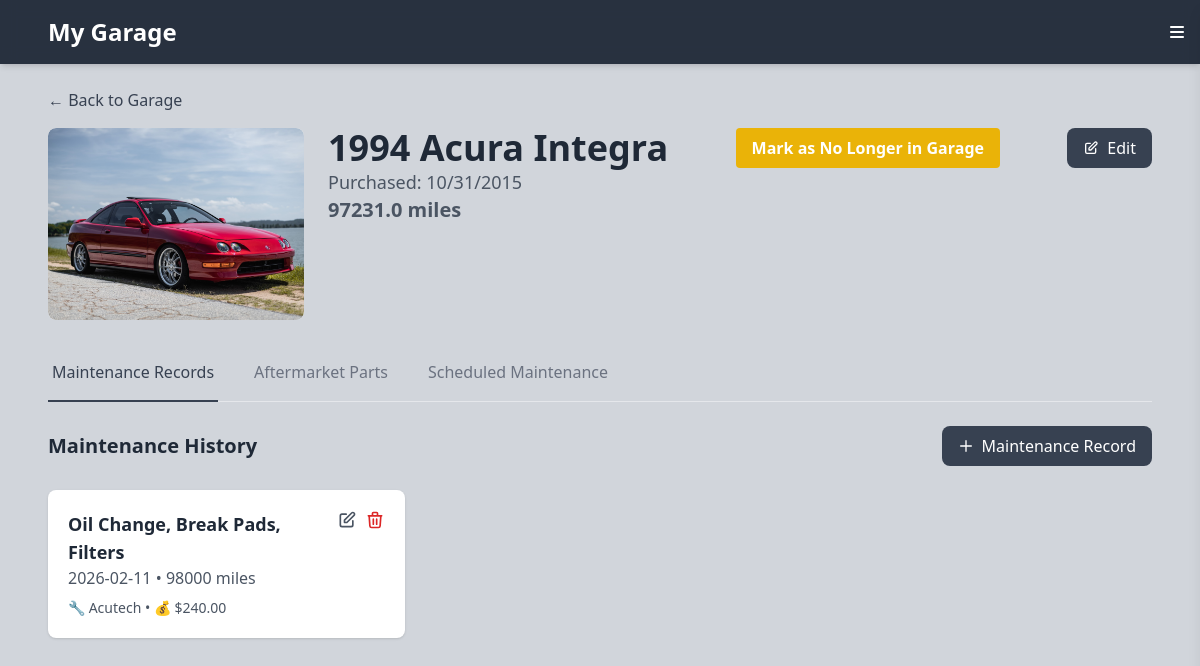
Screenshot of /car/8 (signed in) with the database file from the repository.
### tables this page shows
CREATE TABLE cars (
                id INTEGER PRIMARY KEY AUTOINCREMENT,
                user_id INTEGER NOT NULL,
                vehicle_type TEXT NOT NULL DEFAULT 'Car',
                make TEXT NOT NULL,
                model TEXT NOT NULL,
                year INTEGER NOT NULL,
                image_path TEXT,
                status TEXT NOT NULL DEFAULT 'active' CHECK (status IN ('active', 'past')),
                reason TEXT, hours REAL, miles REAL, purchase_date DATE, sell_date DATE,
                FOREIGN KEY (user_id) REFERENCES users(id) ON DELETE CASCADE
            );

CREATE TABLE maintenance_records (
                id INTEGER PRIMARY KEY AUTOINCREMENT,
                car_id INTEGER NOT NULL,
                date TEXT NOT NULL,
                mileage INTEGER,
                service_type TEXT NOT NULL,
                description TEXT,
                cost REAL,
                shop_name TEXT,
                FOREIGN KEY (car_id) REFERENCES cars (id) ON DELETE CASCADE
            );

### app.py (the view)
@app.route("/car/<int:car_id>")
@login_required
def car_detail(car_id):
    conn = get_db_connection()
    conn.row_factory = sqlite3.Row  # This makes rows accessible by column name
    car = conn.execute('''
        SELECT * FROM cars
        WHERE id = ? AND user_id = ?
    ''', (car_id, session['user_id'])).fetchone()
    if car is None:
        conn.close()
        abort(404)
    maintenance = conn.execute('''
        SELECT * FROM maintenance_records
        WHERE car_id = ?
        ORDER BY date DESC
    ''', (car_id,)).fetchall()
    parts = conn.execute('''
        SELECT * FROM aftermarket_parts
        WHERE car_id = ?
        ORDER BY install_date DESC
    ''', (car_id,)).fetchall()
    scheduled = conn.execute('''
        SELECT * FROM scheduled_maintenance
        WHERE car_id = ?
        ORDER BY due_date ASC
    ''', (car_id,)).fetchall()
    conn.close()
    return render_template("car_detail.html", car=car, maintenance=maintenance, parts=parts, scheduled=scheduled)

### app.py (called while the page is built)
def get_db_connection():
    conn = sqlite3.connect('cars.db')
    conn.row_factory = sqlite3.Row
    return conn

def login_required(f):
    @wraps(f)
    def decorated_function(*args, **kwargs):
        if 'user_id' not in session:
            return redirect(url_for('login', next=request.url))
        return f(*args, **kwargs)
    return decorated_function

### templates/car_detail.html (shortened to what this page needs)
{% extends "base.html" %}
{% block content %}
<div class="mb-6">
    <a href="{{ url_for('cars') }}" class="text-gray-700 hover:text-gray-900 mb-4 inline-block">
        ← Back to Garage
    </a>
    <div class="flex items-start gap-6">
        <div class="w-64 h-48 bg-gray-200 rounded-lg overflow-hidden flex-shrink-0">
            {% if car['image_path'] %}
                <img src="{{ url_for('uploaded_file', filename=car['image_path']) }}"
                    alt="{{ car['year'] }} {{ car['make'] }} {{ car['model'] }}"
                    class="w-full h-full object-cover rounded-lg">
            {% else %}
                <div class="w-full h-full bg-gray-200 rounded-lg flex items-center justify-center">
                    <span class="text-gray-400">No image available</span>
                </div>
            {% endif %}
        </div>
        <div class="flex-1">
            <div class="flex items-start justify-between">
                <div>
                    <h1 class="text-4xl font-bold text-gray-800">{{ car['year'] }} {{ car['make'] }} {{ car['model'] }}</h1>
                    {% if car['purchase_date'] %}
                        <p class="text-lg text-gray-600">
                            Purchased: {{ car['purchase_date'][5:7] }}/{{ car['purchase_date'][8:10] }}/{{ car['purchase_date'][0:4] }}
                        </p>                    {% endif %}
                    {% if car['vehicle_type'] == 'Boat' %}
                        {% if car['hours'] %}
                            <h2 class="text-xl font-semibold text-gray-600">{{ car['hours'] }} hours</h2>
                        {% endif %}
                    {% else %}
                        {% if car['miles'] %}
                            <h2 class="text-xl font-semibold text-gray-600">{{ car['miles'] }} miles</h2>
                        {% endif %}
                    {% endif %}
                </div>
                {% if car['status'] == 'active' %}
                    <button onclick="openStatusModal()" class="bg-yellow-500 hover:bg-yellow-600 text-white font-bold py-2 px-4 rounded">
                        Mark as No Longer in Garage
                    </button>
                {% endif %}
                <button onclick="openEditModal()" class="bg-gray-700 text-white px-4 py-2 rounded-lg hover:bg-gray-800 transition flex items-center gap-2">
                    <svg class="w-4 h-4" fill="none" stroke="currentColor" viewBox="0 0 24 24">
                        <path stroke-linecap="round" stroke-linejoin="round" stroke-width="2" d="M11 5H6a2 2 0 00-2 2v11a2 2 0 002 2h11a2 2 0 002-2v-5m-1.414-9.414a2 2 0 112.828 2.828L11.828 15H9v-2.828l8.586-8.586z"></path>
                    </svg>
                    Edit
                </button>
            </div>
        </div>
    </div>
</div>
<div class="border-b border-gray-200 mb-6">
    <nav class="-mb-px flex space-x-8">
        <button onclick="showTab('maintenance')" id="tab-maintenance" class="tab-button border-b-2 border-gray-700 py-4 px-1 text-gray-700 font-medium">
            Maintenance Records
        </button>
        <button onclick="showTab('parts')" id="tab-parts" class="tab-button border-b-2 border-transparent py-4 px-1 text-gray-500 hover:text-gray-700 hover:border-gray-300 font-medium">
            Aftermarket Parts
        </button>
        <button onclick="showTab('scheduled')" id="tab-scheduled" class="tab-button border-b-2 border-transparent py-4 px-1 text-gray-500 hover:text-gray-700 hover:border-gray-300 font-medium">
            Scheduled Maintenance
        </button>
    </nav>
</div>
<div id="content-maintenance" class="tab-content">
    <div class="flex justify-between items-center mb-6">
        <h3 class="text-xl font-bold">Maintenance History</h3>
        <button onclick="openAddMaintenanceModal()" class="bg-gray-700 text-white px-4 py-2 rounded-lg hover:bg-gray-800 transition flex items-center gap-2">
            <svg class="w-4 h-4" fill="none" stroke="currentColor" viewBox="0 0 24 24">
                <path stroke-linecap="round" stroke-linejoin="round" stroke-width="2" d="M12 4v16m8-8H4"></path>
            </svg>
            Maintenance Record
        </button>
    </div>
    {% if maintenance %}
    <div class="grid grid-cols-1 sm:grid-cols-2 lg:grid-cols-3 gap-4">
        {% for record in maintenance %}
        <div class="bg-white rounded-lg shadow p-5 hover:shadow-md transition">
            <div class="flex justify-between items-start">
                <div class="flex-1">
                    <h4 class="text-lg font-bold text-gray-800">{{ record[4] }}</h4>
                    <p class="text-gray-600">
                        {{ record[2] }}{% if record[3] is not none %} • {{ record[3]|int }} miles{% endif %}
                    </p>
                    <div class="mt-2 text-sm text-gray-600">
                        {% if record[7] == 'Self' %}
                            🛠️ Self Service{% if record[6] is not none %} • 💰 ${{ "%.2f"|format(record[6]|float) }}{% endif %}
                        {% elif record[7] %}
                            🔧 {{ record[7] }}{% if record[6] is not none %} • 💰 ${{ "%.2f"|format(record[6]|float) }}{% endif %}
                        {% elif record[6] is not none %}
                            💰 ${{ "%.2f"|format(record[6]|float) }}
                        {% endif %}
                    </div>
                </div>
                <div class="flex gap-2 ml-4">
                    <button class="edit-maintenance-btn text-gray-600 hover:text-gray-800"
                            title="Edit record"
                            data-record-id="{{ record[0] }}"
                            data-date="{{ record[2] }}"
                            data-mileage="{{ record[3] or '' }}"
                            data-service-type="{{ record[4] }}"
                            data-description="{{ record[5] or '' }}"
                            data-cost="{{ record[6] or '' }}"
                            data-shop-name="{{ record[7] or '' }}">
                        <svg class="w-5 h-5" fill="none" stroke="currentColor" viewBox="0 0 24 24">
                            <path stroke-linecap="round" stroke-linejoin="round" stroke-width="2"
                                d="M11 5H6a2 2 0 00-2 2v11a2 2 0 002 2h11a2 2 0 002-2v-5m-1.414-9.414a2 2 0 112.828 2.828L11.828 15H9v-2.828l8.586-8.586z"/>
                        </svg>
                    </button>
                    <a href="{{ url_for('delete_maintenance', car_id=car[0], record_id=record[0]) }}"
                        onclick="return confirm('Delete this maintenance record?')"
                        class="text-red-600 hover:text-red-800">
                        <svg class="w-5 h-5" fill="none" stroke="currentColor" viewBox="0 0 24 24">
                            <path stroke-linecap="round" stroke-linejoin="round" stroke-width="2"
                                d="M19 7l-.867 12.142A2 2 0 0116.138 21H7.862a2 2 0 01-1.995-1.858L5 7m5 4v6m4-6v6m1-10V4a1 1 0 00-1-1h-4a1 1 0 00-1 1v3M4 7h16"/>
                        </svg>
                    </a>
                </div>
            </div>
        </div>
        {% endfor %}
    </div>
    {% else %}
    <p class="text-gray-600 text-center py-8">No maintenance records added yet. Click the button above to add your first record!</p>
    {% endif %}
</div>
{% endblock %}

### rows the page displays
cars: image_path+year+make (picture), year "1994", make "Acura", model "Integra", purchase_date "10", purchase_date "31", purchase_date "2015", miles "97231.0"
maintenance_records: service_type "Oil Change, Break Pads, Filters", date "2026-02-11", mileage "98000", shop_name "Acutech", cost "240.00"
